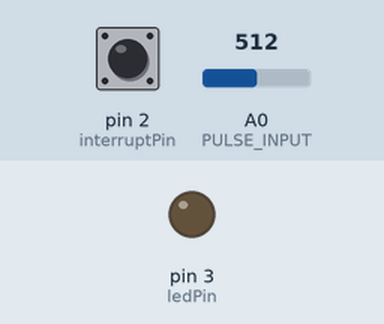
This sketch was run on a simulated Arduino Uno, built with avr-gcc and run on an emulated ATmega328P. Shown: output pins drawn as LEDs (lit = HIGH). The inputs (shaded band) are chosen by the test bench; at power-on: pin 2 (interruptPin) HIGH, A0 (PULSE_INPUT) = 512. What the sketch prints to the serial monitor is not drawn.

Above: at 1.2 s.
1.3 s: pin 2 (interruptPin) pulled LOW for 0.15 s
At 2.1 s:
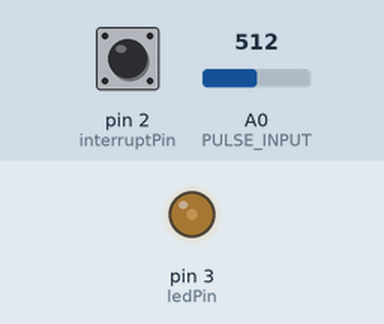
2.9 s: pin 2 (interruptPin) pulled LOW for 1 s
At 3.3 s:
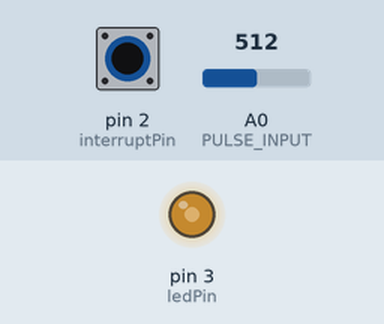
5.4 s: pin 2 (interruptPin) pulled LOW for 0.15 s
At 6.4 s:
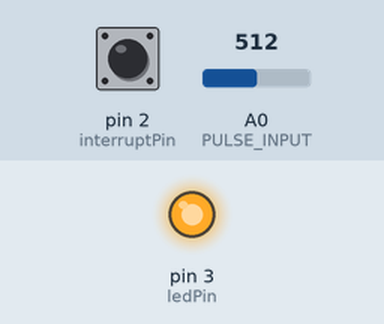
7.0 s: pin 2 (interruptPin) pulsed LOW 2 times (0.12 s each, 0.3 s apart)
At 8.0 s:
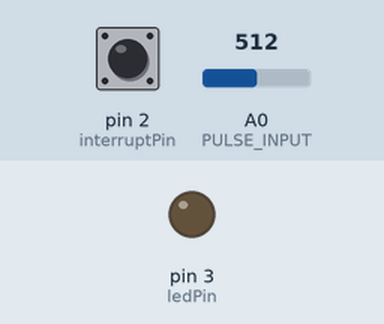
Timing chart, 0 to 10.0 s (numbered marks = the images above; inputs shaded):
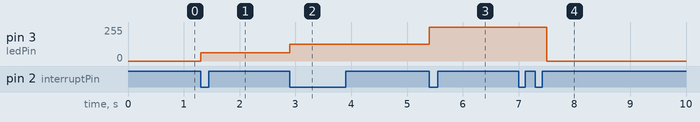

The sketch:

analoghrm.ino
```cpp
/*
  ButtonBlink

  This code is capable of turning on and off a function that dims an LED every second.
  This function is turned on when the switch is on, and turned off when the switch is off.

  modified 19 May 2018
  by Haeryn Kim

  This code is part of a project available in the public domain.

  http://github.com/haerynkim/FlashlightRepos
*/
//#define USE_ARDUINO_INTERRUPTS false
//#include <PulseSensorPlayground.h>

// Define constants:
const int interruptPin = 2;
int PWM_max = 255;
int ledPin = 3;
const int PULSE_INPUT = A0;

// Define variables subject to change:
volatile bool buttonState = HIGH;
bool lastButtonState = HIGH;
int buttonPushCounter = 0;
int THRES = 0;

//PulseSensorPlayground pulseSensor;

// the setup function runs once when you press reset or power the board
void setup() {
  Serial.begin(115200);
  // initialize interruptPin (pin 2) as an input.
  pinMode(interruptPin, INPUT);
  attachInterrupt(digitalPinToInterrupt(interruptPin), changestate, FALLING);
  // initialize digital pin 3 as an output.
  pinMode(ledPin, OUTPUT);
//  pulseSensor.analogInput(PULSE_INPUT);
//  pulseSensor.setSerial(Serial);
//  if (!pulseSensor.begin()) {
//    for(;;) {
//      digitalWrite(ledPin, LOW);
//      delay(50);
//      digitalWrite(ledPin, HIGH);
//      delay(50);
//    }
//  }

}

float sig = 0;
float newsig = 0;
int val[200];
int maxVal = 0;
float oldtime = 0;
float newtime = 0;
float PInt = 0;
float HR = 0;
// the loop function runs over and over again forever
void loop() {
//  while (i<sample){
//    int val = analogRead(PULSE_INPUT);
//    if (val > maxVal) {
//      maxVal = val;
//  }
//  Serial.println(maxVal);
//  THRES = int(maxVal*0.8);
//  pulseSensor.setThreshold(THRES);
//  }
  switch (buttonPushCounter % 6) {
    case 0:
      digitalWrite(ledPin, 0);
      break;
    case 1:
      analogWrite(ledPin, int(PWM_max/4));
      break;
    case 2:
      analogWrite(ledPin, int(PWM_max/2));
      break;
    case 3:
      digitalWrite(ledPin, PWM_max);
      break;
    case 4:
      digitalWrite(ledPin, PWM_max);
      delay(500);
      digitalWrite(ledPin, 0);
      delay(500);
      break;
    case 5:
      for (int i=0; i <= 200; i++){
      val[i] = analogRead(PULSE_INPUT);
        if (val[i] > maxVal) {
          maxVal = val[i];
        }
      }
      sig = analogRead(PULSE_INPUT);
      Serial.println(sig);
      delay(800);
      newsig = analogRead(PULSE_INPUT);
      Serial.println(newsig);
      if ((newsig - sig) > float(maxVal)*0.5) {
        oldtime = millis();
        PInt = newtime - oldtime;
        newtime = oldtime;
        HR = 60/(PInt/1000);
      }
      Serial.println(HR);
      break;
  }
  lastButtonState = buttonState;
}

// the if statement detects if the button has been pushed and changes the value of the state variable, buttonState
void changestate() {
  buttonState = !buttonState;
  buttonPushCounter ++;
}
```

Measured:
- after the input at 1.3 s, pin 3 (ledPin): 0/255 → 63/255 at once
- after the input at 2.9 s, pin 3 (ledPin): 63/255 → 127/255 at once
- after the input at 5.4 s, pin 3 (ledPin): 127/255 → 255/255 at once
- after the input at 7.0 s, pin 3 (ledPin): 255/255 → 0/255 after 0.50 s
